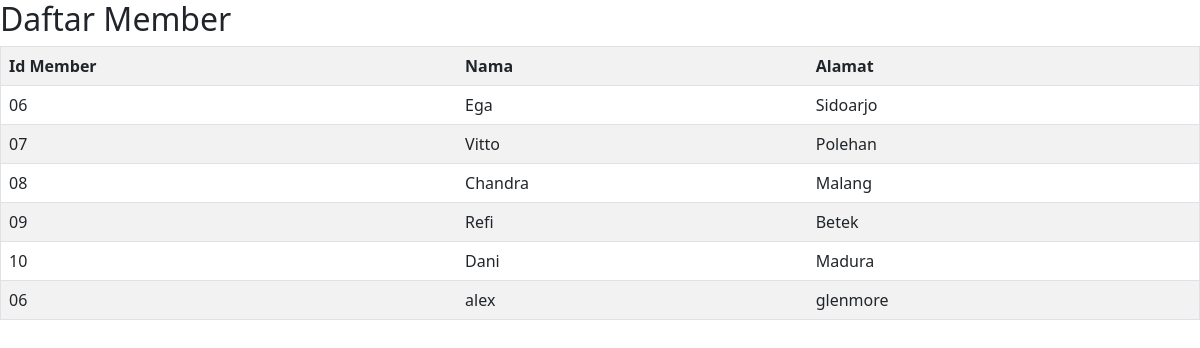
Page /member/ on the committed database.
### dashboard/models.py (models this page shows, shortened)
class Member(models.Model):
    idmember=models.CharField(max_length=10)
    nama=models.CharField(max_length=25)
    alamat=models.CharField(max_length=30)

### dashboard/views.py (the view)
# urls.py: path('member/',member, name = "member")
def member(request):
    members=Member.objects.all()
    konteks={
        'members':members,
    }
    return render(request,'member.html',konteks)

### templates/member.html (shortened to what this page needs)
<link href="https://cdn.jsdelivr.net/npm/bootstrap@5.0.2/dist/css/bootstrap.min.css" rel="stylesheet">
{% load static %}
{% block content %}
<h2 class="align-center">Daftar Member</h2>
<table border="1" class="table table-striped">
    <tr>
        <th>Id Member</th>
        <th>Nama</th>
        <th>Alamat</th>
    </tr>
{% for Member in members %}
    <tr>
      <td>{{ Member.idmember}}</td>
      <td>{{ Member.nama }}</td>
      <td>{{ Member.alamat }}</td>
    </tr>
{% endfor %}
</table>
{% endblock %}

### rows in the picture
Member: idmember "06", nama "Ega", alamat "Sidoarjo"
Member: idmember "07", nama "Vitto", alamat "Polehan"
Member: idmember "08", nama "Chandra", alamat "Malang"
Member: idmember "09", nama "Refi", alamat "Betek"
Member: idmember "10", nama "Dani", alamat "Madura"
Member: idmember "06", nama "alex", alamat "glenmore"
